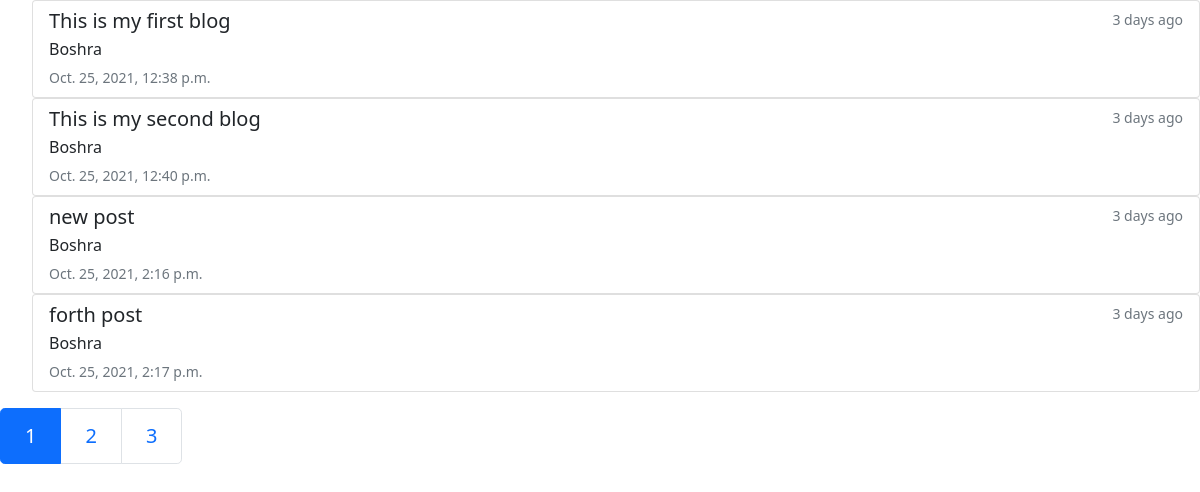
Screenshot of /blog/ with the database file from the repository.
### blog/models.py (models this page shows, shortened)
class Post(models.Model):
    STATUS = (
        ("draft",'Draft'),
        ("published",'Published')
    )
    author = ForeignKey(User, on_delete=models.CASCADE, related_name="blog_posts")
    slug = models.SlugField(max_length=250, unique_for_date="publish")
    title = models.CharField(max_length=250)
    body = models.TextField()
    publish = models.DateTimeField(default=timezone.now)
    created = models.DateTimeField(auto_now_add=True)
    updated = models.DateTimeField(auto_now=True)
    status = models.CharField(max_length=10,choices=STATUS,default='draft')
    objects = models.Manager()
    published = PublishedManager()
    def get_absolute_url(self):
        return reverse("blog:post_detail",args=[self.publish.year,self.publish.month,self.publish.day,self.slug])

### blog/views.py (the view)
# urls.py: path("",views.post_list,name="post_list"),
def post_list(request):
    posts = Post.published.all()
    paginator = Paginator(posts , 4)
    page = request.GET.get('page')
    try:
        posts = paginator.page(page)
    except PageNotAnInteger:
        posts = paginator.page(1)
    except EmptyPage:
        posts = paginator.page(paginator.num_pages)
    return render(request,'blog/post/list.html',{"posts":posts , 'page':page})

### blog/models.py (called while the page is built)
    def get_queryset(self):
        return super(PublishedManager,self).get_queryset().filter(status='published')

### templates/blog/post/list.html
{% extends 'blog/base.html'%}
{% block content %}
<ul>
    {% for post in posts %}
    <div class="list-group">
    <a href="{{post.get_absolute_url}}" class="list-group-item list-group-item-action">
        <div class="d-flex w-100 justify-content-between">
          <h5 class="mb-1">{{post.title}}</h5>
          <small class="text-muted">3 days ago</small>
        </div>
        <p class="mb-1">{{post.author}}</p>
        <small class="text-muted">{{post.created}}</small>
      </a>
    </div>
    {% endfor %}
</ul>
<nav aria-label="...">
    <ul class="pagination pagination-lg">
      <li class="page-item active" aria-current="page">
        <span class="page-link">1</span>
      </li>
      <li class="page-item"><a class="page-link" href="#">2</a></li>
      <li class="page-item"><a class="page-link" href="#">3</a></li>
    </ul>
  </nav>
{% endblock content %}

### templates/blog/base.html (shortened to what this page needs)
<!DOCTYPE html>
<html lang="en">
<head>
    <link href="https://cdn.jsdelivr.net/npm/bootstrap@5.1.3/dist/css/bootstrap.min.css" rel="stylesheet">
</head>
<body>
    {% block content %}
    {% endblock content %}
</body>
</html>

### rows the page displays
Post: title "This is my first blog", author "Boshra", created "Oct. 25, 2021, 12:38 p.m."
Post: title "This is my second blog", author "Boshra", created "Oct. 25, 2021, 12:40 p.m."
Post: title "new post", author "Boshra", created "Oct. 25, 2021, 2:16 p.m."
Post: title "forth post", author "Boshra", created "Oct. 25, 2021, 2:17 p.m."
